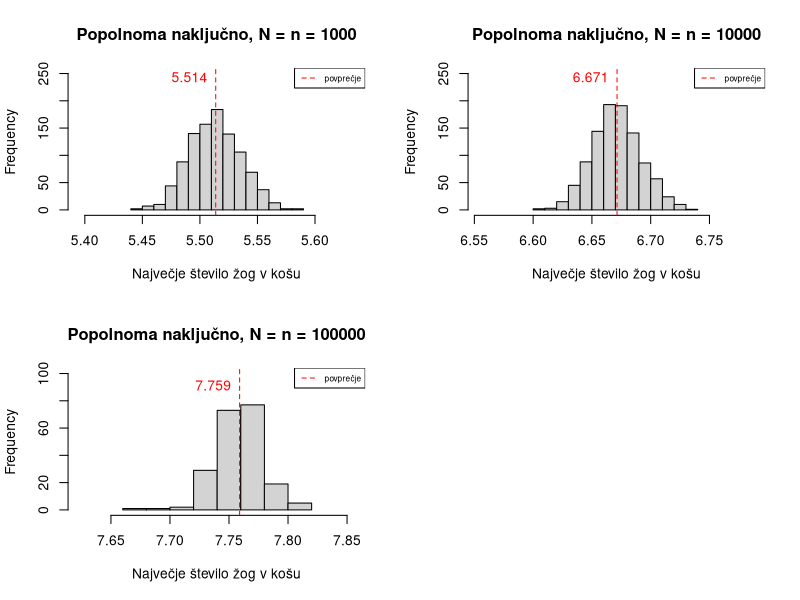
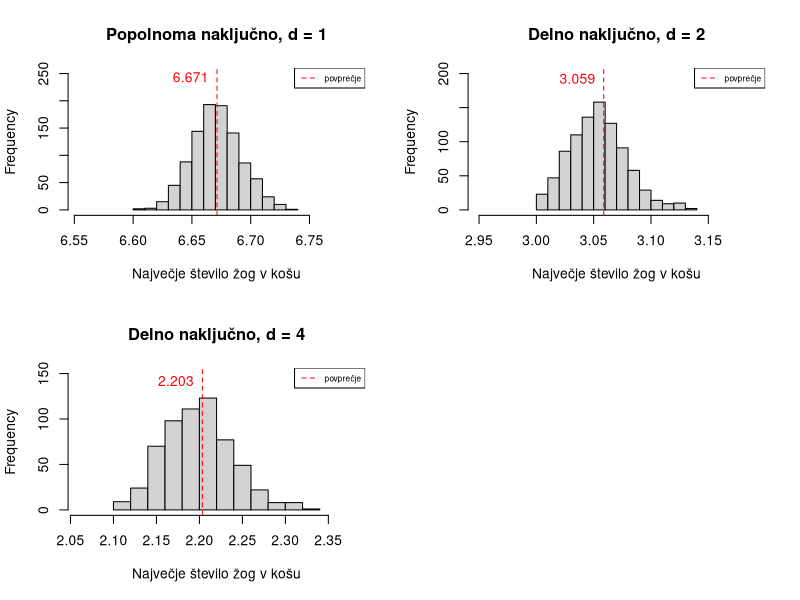
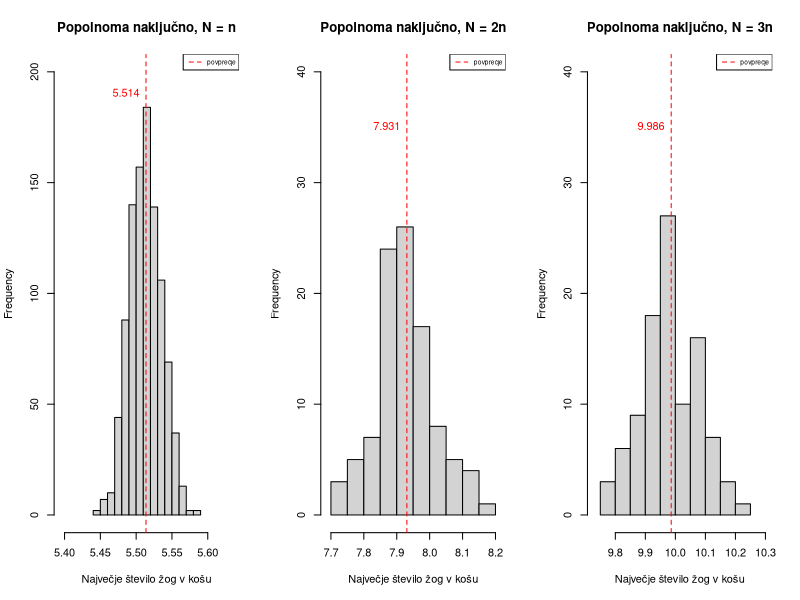
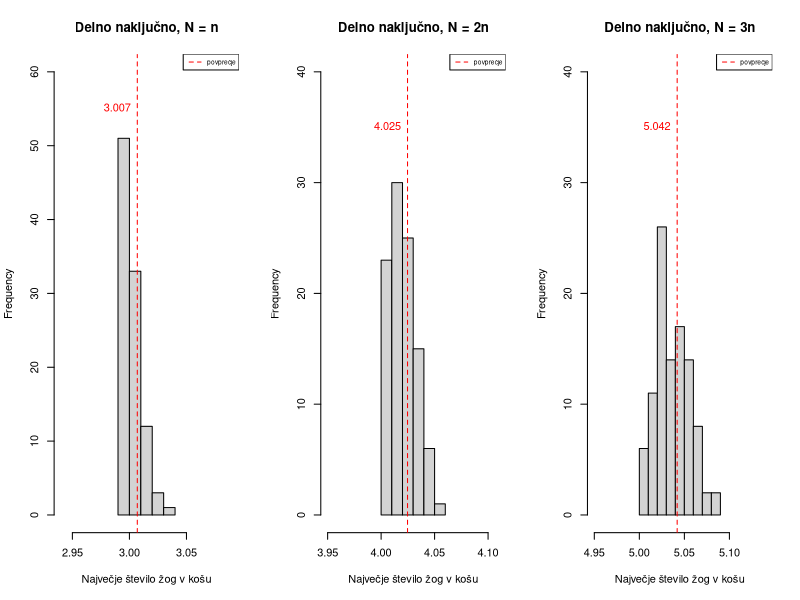

These charts were generated, in order, by the following R code:
# ANALIZA REZULTATOV

#################################################
# popolnoma naključno, d = 1, n = N
#################################################

# uvoz podatkov
a_1000 <- read.csv("najvecja_zasedenost_1000_1000_1.csv")
a_1000 <- as.numeric(unlist(a_1000[1]))
a_10000 <- read.csv("najvecja_zasedenost_10000_10000_1.csv")
a_10000 <- as.numeric(unlist(a_10000[1]))
a_100000 <- read.csv("najvecja_zasedenost_100000_100000_1.csv")
a_100000 <- as.numeric(unlist(a_100000[1]))

# grafi
par(mfrow=c(2,2))

hist(a_1000, xlim = c(min(a_1000)-0.05, max(a_1000)+0.05),
     ylim = c(0,250), xlab = "Največje število žog v košu",
     main = "Popolnoma naključno, N = n = 1000")
abline(v = mean(a_1000), col = "red", lty = "dashed")
text(x = mean(a_1000), y = 240, label = round(mean(a_1000),3), pos=2, col="red")
legend('topright', legend = c("povprečje"),
       col = c("red"), cex=0.6, lty=c("dashed"))

hist(a_10000, xlim = c(min(a_10000)-0.05, max(a_10000)+0.05),
     ylim = c(0,250), xlab = "Največje število žog v košu",
     main = "Popolnoma naključno, N = n = 10000")
abline(v = mean(a_10000), col = "red", lty = "dashed")
text(x = mean(a_10000), y = 240, label = round(mean(a_10000),3), pos=2, col="red")
legend('topright', legend = c("povprečje"),
       col = c("red"), cex=0.6, lty=c("dashed"))

hist(a_100000, xlim = c(min(a_100000)-0.05, max(a_100000)+0.05),
     ylim = c(0,100), xlab = "Največje število žog v košu",
     main = "Popolnoma naključno, N = n = 100000")
abline(v = mean(a_100000), col = "red", lty = "dashed")
text(x = mean(a_100000), y = 90, label = round(mean(a_100000),3), pos=2, col="red")
legend('topright', legend = c("povprečje"),
       col = c("red"), cex=0.6, lty=c("dashed"))


#################################################
# delno naključno, d > 1, n = N = 10000
#################################################

# uvoz podatkov
d_1 <- a_10000
d_2 <- as.numeric(unlist(read.csv("najvecja_zasedenost_10000_10000_2.csv")[1]))
d_3 <- as.numeric(unlist(read.csv("najvecja_zasedenost_10000_10000_3.csv")[1]))
d_4 <- as.numeric(unlist(read.csv("najvecja_zasedenost_10000_10000_4.csv")[1]))
d_5 <- as.numeric(unlist(read.csv("najvecja_zasedenost_10000_10000_5.csv")[1]))
d_10 <- as.numeric(unlist(read.csv("najvecja_zasedenost_10000_10000_10.csv")[1]))

# grafi
par(mfrow=c(1,1))

# hist(d_5, xlim = c(min(d_5)-0.05, max(d_5)+0.05),
#      ylim = c(0,500), xlab = "Največje število žog v košu",
#      main = "Delno naključno, d = 5")
# abline(v = mean(d_5), col = "red", lty = "dashed")
# text(x = mean(d_5), y = 140, label = round(mean(d_5),3), pos=2, col="red")
# legend('topright', legend = c("povprečje"),
#        col = c("red"), cex=0.6, lty=c("dashed"))
# 
# hist(d_3, xlim = c(min(d_3)-0.05, max(d_3)+0.05),
#      ylim = c(0,500), xlab = "Največje število žog v košu",
#      main = "Delno naključno, d = 3")
# abline(v = mean(d_3), col = "red", lty = "dashed")
# text(x = mean(d_3), y = 140, label = round(mean(d_3),3), pos=2, col="red")
# legend('topright', legend = c("povprečje"),
#        col = c("red"), cex=0.6, lty=c("dashed"))

par(mfrow=c(2,2))

hist(a_10000, xlim = c(min(a_10000)-0.05, max(a_10000)+0.05),
     ylim = c(0,250), xlab = "Največje število žog v košu",
     main = "Popolnoma naključno, d = 1")
abline(v = mean(a_10000), col = "red", lty = "dashed")
text(x = mean(a_10000), y = 240, label = round(mean(a_10000),3), pos=2, col="red")
legend('topright', legend = c("povprečje"),
       col = c("red"), cex=0.6, lty=c("dashed"))

hist(d_2, xlim = c(min(d_2)-0.05, max(d_2)+0.05),
     ylim = c(0,200), xlab = "Največje število žog v košu",
     main = "Delno naključno, d = 2")
abline(v = mean(d_2), col = "red", lty = "dashed")
text(x = mean(d_2), y = 190, label = round(mean(d_2),3), pos=2, col="red")
legend('topright', legend = c("povprečje"),
       col = c("red"), cex=0.6, lty=c("dashed"))

hist(d_4, xlim = c(min(d_4)-0.05, max(d_4)+0.05),
     ylim = c(0,150), xlab = "Največje število žog v košu",
     main = "Delno naključno, d = 4")
abline(v = mean(d_4), col = "red", lty = "dashed")
text(x = mean(d_4), y = 140, label = round(mean(d_4),3), pos=2, col="red")
legend('topright', legend = c("povprečje"),
       col = c("red"), cex=0.6, lty=c("dashed"))

#################################################
# N = 2n, 3n
#################################################

# uvoz podatokv
n1_1 <- a_1000
n2_1 <- as.numeric(unlist(read.csv("najvecja_zasedenost_1000_2000_1.csv")[1]))
n3_1 <- as.numeric(unlist(read.csv("najvecja_zasedenost_1000_3000_1.csv")[1]))
n10_1 <- as.numeric(unlist(read.csv("najvecja_zasedenost_1000_10000_1.csv")[1]))

n1_2 <- as.numeric(unlist(read.csv("najvecja_zasedenost_1000_1000_2.csv")[1]))
n2_2 <- as.numeric(unlist(read.csv("najvecja_zasedenost_1000_2000_2.csv")[1]))
n3_2 <- as.numeric(unlist(read.csv("najvecja_zasedenost_1000_3000_2.csv")[1]))
n10_2 <- as.numeric(unlist(read.csv("najvecja_zasedenost_1000_10000_2.csv")[1]))

# grafi

par(mfrow=c(1,1))
par(mfrow=c(1,3))

hist(n1_1, xlim = c(min(n1_1)-0.05, max(n1_1)+0.05),
     ylim = c(0,200), xlab = "Največje število žog v košu",
     main = "Popolnoma naključno, N = n")
abline(v = mean(n1_1), col = "red", lty = "dashed")
text(x = mean(n1_1), y = 190, label = round(mean(n1_1),3), pos=2, col="red")
legend('topright', legend = c("povprečje"),
       col = c("red"), cex=0.6, lty=c("dashed"))

hist(n2_1, xlim = c(min(n2_1)-0.05, max(n2_1)+0.05),
     ylim = c(0,40), xlab = "Največje število žog v košu",
     main = "Popolnoma naključno, N = 2n")
abline(v = mean(n2_1), col = "red", lty = "dashed")
text(x = mean(n2_1), y = 35, label = round(mean(n2_1),3), pos=2, col="red")
legend('topright', legend = c("povprečje"),
       col = c("red"), cex=0.6, lty=c("dashed"))

hist(n3_1, xlim = c(min(n3_1)-0.05, max(n3_1)+0.05),
     ylim = c(0,40), xlab = "Največje število žog v košu",
     main = "Popolnoma naključno, N = 3n")
abline(v = mean(n3_1), col = "red", lty = "dashed")
text(x = mean(n3_1), y = 35, label = round(mean(n3_1),3), pos=2, col="red")
legend('topright', legend = c("povprečje"),
       col = c("red"), cex=0.6, lty=c("dashed"))

# hist(n10_1, xlim = c(min(n10_1)-0.05, max(n10_1)+0.05),
#      ylim = c(0,40), xlab = "Največje število žog v košu",
#      main = "Popolnoma naključno, N = 3n")
# abline(v = mean(n10_1), col = "red", lty = "dashed")
# text(x = mean(n10_1), y = 35, label = round(mean(n10_1),3), pos=2, col="red")
# legend('topright', legend = c("povprečje"),
#        col = c("red"), cex=0.6, lty=c("dashed"))

##########

hist(n1_2, breaks = 6, xlim = c(min(n1_2)-0.05, max(n1_2)+0.05),
     ylim = c(0,60), xlab = "Največje število žog v košu",
     main = "Delno naključno, N = n")
abline(v = mean(n1_2), col = "red", lty = "dashed")
text(x = mean(n1_2), y = 55, label = round(mean(n1_2),3), pos=2, col="red")
legend('topright', legend = c("povprečje"),
       col = c("red"), cex=0.6, lty=c("dashed"))

hist(n2_2, xlim = c(min(n2_2)-0.05, max(n2_2)+0.05),
     ylim = c(0,40), xlab = "Največje število žog v košu",
     main = "Delno naključno, N = 2n")
abline(v = mean(n2_2), col = "red", lty = "dashed")
text(x = mean(n2_2), y = 35, label = round(mean(n2_2),3), pos=2, col="red")
legend('topright', legend = c("povprečje"),
       col = c("red"), cex=0.6, lty=c("dashed"))

hist(n3_2, xlim = c(min(n3_2)-0.05, max(n3_2)+0.05),
     ylim = c(0,40), xlab = "Največje število žog v košu",
     main = "Delno naključno, N = 3n")
abline(v = mean(n3_2), col = "red", lty = "dashed")
text(x = mean(n3_2), y = 35, label = round(mean(n3_2),3), pos=2, col="red")
legend('topright', legend = c("povprečje"),
       col = c("red"), cex=0.6, lty=c("dashed"))

# hist(n10_2, xlim = c(min(n10_2)-0.05, max(n10_2)+0.05),
#      ylim = c(0,40), xlab = "Največje število žog v košu",
#      main = "Popolnoma naključno, N = 3n")
# abline(v = mean(n10_2), col = "red", lty = "dashed")
# text(x = mean(n10_2), y = 35, label = round(mean(n10_2),3), pos=2, col="red")
# legend('topright', legend = c("povprečje"),
#        col = c("red"), cex=0.6, lty=c("dashed"))

#################################################
# casovna analiza
#################################################
